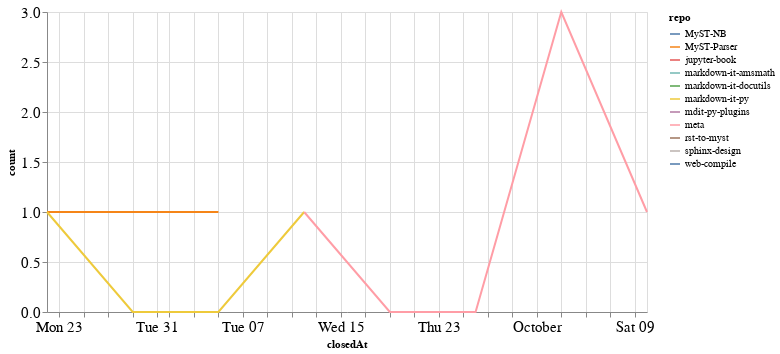

Source (notebook cell):
### Code cell
closed_by_time = closed_by.groupby('repo').resample('W', on='closedAt').count()['author'].reset_index()
closed_by_time = closed_by_time.rename(columns={'author': 'count'})

alt.Chart(closed_by_time, width=600).mark_line().encode(
    x='closedAt',
    y='count',
    color='repo',
    tooltip="repo"
)

### Figure 1 — Vega-Lite specification as saved in the notebook (floating-point values rounded to 4 significant figures)
{"config": {"axisLeft": {"labelFontSize": 15}, "axisBottom": {"labelFontSize": 15}}, "data": {"name": "data-14d3e582415047ae5fa9eb83f95c6632"}, "mark": "line", "encoding": {"color": {"type": "nominal", "field": "repo"}, "tooltip": {"type": "nominal", "field": "repo"}, "x": {"type": "temporal", "field": "closedAt"}, "y": {"type": "quantitative", "field": "count"}}, "width": 600, "$schema": "https://vega.github.io/schema/vega-lite/v4.8.1.json", "datasets": {"data-14d3e582415047ae5fa9eb83f95c6632": [{"repo": "MyST-NB", "closedAt": "2021-10-03T00:00:00", "count": 2}, {"repo": "MyST-Parser", "closedAt": "2021-08-22T00:00:00", "count": 1}, {"repo": "MyST-Parser", "closedAt": "2021-08-29T00:00:00", "count": 1}, {"repo": "MyST-Parser", "closedAt": "2021-09-05T00:00:00", "count": 1}, {"repo": "jupyter-book", "closedAt": "2021-10-10T00:00:00", "count": 1}, {"repo": "markdown-it-amsmath", "closedAt": "2021-09-12T00:00:00", "count": 2}, {"repo": "markdown-it-docutils", "closedAt": "2021-09-12T00:00:00", "count": 1}, {"repo": "markdown-it-py", "closedAt": "2021-08-22T00:00:00", "count": 1}, {"repo": "markdown-it-py", "closedAt": "2021-08-29T00:00:00", "count": 0}, {"repo": "markdown-it-py", "closedAt": "2021-09-05T00:00:00", "count": 0}, {"repo": "markdown-it-py", "closedAt": "2021-09-12T00:00:00", "count": 1}, {"repo": "mdit-py-plugins", "closedAt": "2021-09-12T00:00:00", "count": 1}, {"repo": "meta", "closedAt": "2021-09-12T00:00:00", "count": 1}, {"repo": "meta", "closedAt": "2021-09-19T00:00:00", "count": 0}, {"repo": "meta", "closedAt": "2021-09-26T00:00:00", "count": 0}, {"repo": "meta", "closedAt": "2021-10-03T00:00:00", "count": 3}, {"repo": "meta", "closedAt": "2021-10-10T00:00:00", "count": 1}, {"repo": "rst-to-myst", "closedAt": "2021-08-22T00:00:00", "count": 2}, {"repo": "sphinx-design", "closedAt": "2021-08-22T00:00:00", "count": 1}, {"repo": "web-compile", "closedAt": "2021-09-26T00:00:00", "count": 2}]}}
